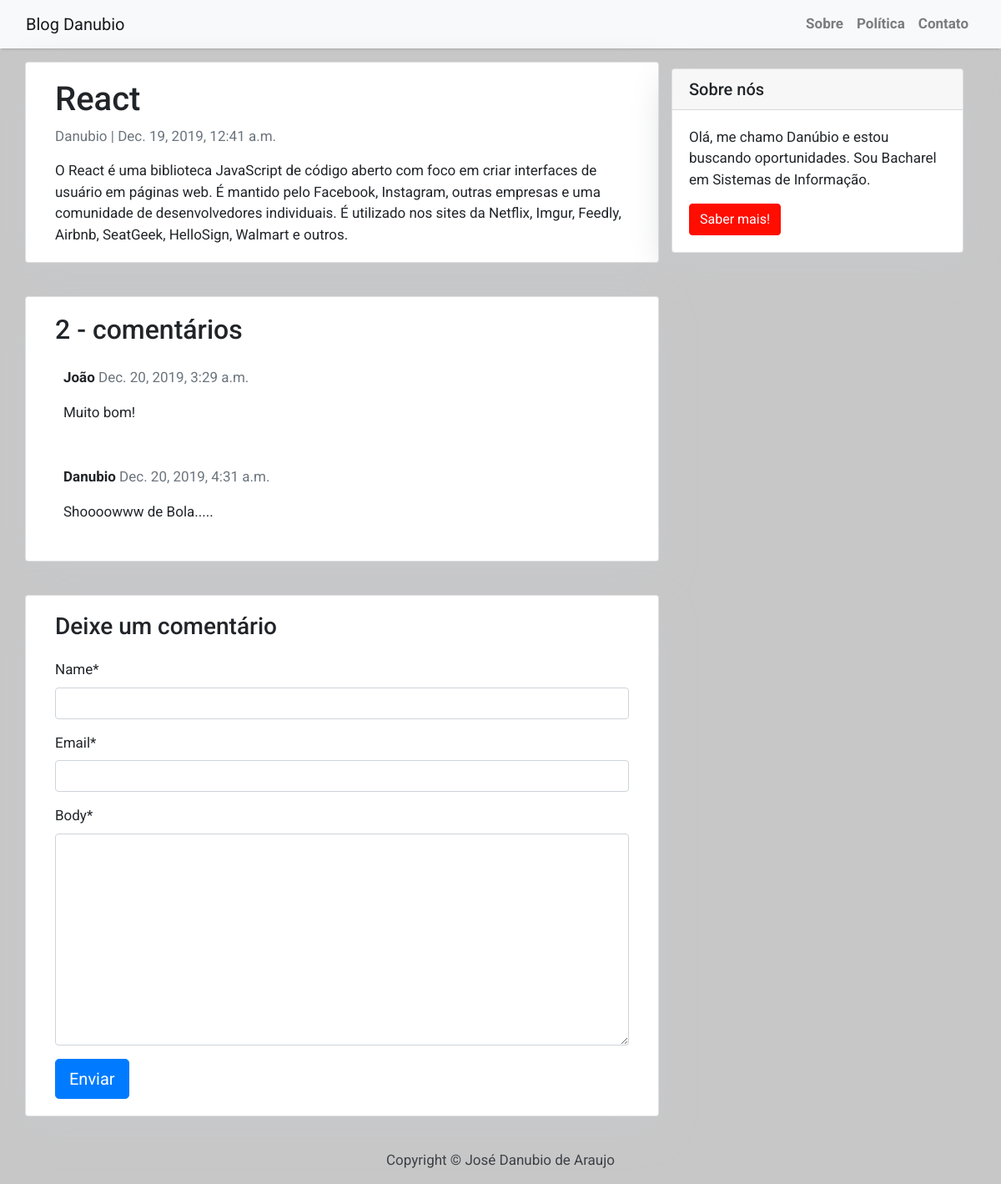
Page /biblioteca_JavaScript/ on the committed database.
### blog/models.py (models this page shows, shortened)
class Post(models.Model):
    title = models.CharField(max_length=200, unique=True)
    slug = models.SlugField(max_length=200, unique=True)
    author = models.ForeignKey(
        User, on_delete=models.CASCADE, related_name='blog_posts')
    updated_on = models.DateTimeField(auto_now=True)
    content = models.TextField()
    created_on = models.DateTimeField(auto_now_add=True)
    status = models.IntegerField(choices=STATUS, default=0)
    class Meta:
        ordering = ['-created_on']

class Comment(models.Model):
    post = models.ForeignKey(
        Post, on_delete=models.CASCADE, related_name='comments')
    name = models.CharField(max_length=80)
    email = models.EmailField()
    body = models.TextField()
    created_on = models.DateTimeField(auto_now_add=True)
    active = models.BooleanField(default=False)
    class Meta:
        ordering = ['created_on']

### blog/views.py (the view)
# urls.py: path('<slug:slug>/', views.post_detail, name='post_detail'),
def post_detail(request, slug):
    template_name = 'post_detail.html'
    post = get_object_or_404(Post, slug=slug)
    comments = post.comments.filter(active=True)
    new_comment = None
    if request.method == 'POST':
        comment_form = CommentForm(data=request.POST)
        if comment_form.is_valid():
            new_comment = comment_form.save(commit=False)
            new_comment.post = post
            new_comment.save()
    else:
        comment_form = CommentForm()
    return render(request, template_name, {'post': post,
                                           'comments': comments,
                                           'new_comment': new_comment,
                                           'comment_form': comment_form})

### blog/forms.py
class CommentForm(forms.ModelForm):
    class Meta:
        model = Comment
        fields = ('name', 'email', 'body')

### blog/templates/post_detail.html (shortened to what this page needs)
{% extends 'base.html' %} {% block content %}
{% load crispy_forms_tags %}
<div class="container">
  <div class="row">
    <div class="col-md-8 card mb-4  mt-3 left  top">
      <div class="card-body">
        <h1>{% block title %} {{ post.title }} {% endblock title %}</h1>
        <p class=" text-muted">{{ post.author }} | {{ post.created_on }}</p>
        <p class="card-text ">{{ post.content | safe }}</p>
      </div>
    </div>
    {% block sidebar %} {% include 'sidebar.html' %} {% endblock sidebar %}
    <div class="col-md-8 card mb-4  mt-3 ">
      <div class="card-body">
        {% with comments.count as total_comments %}
        <h2>{{ total_comments }} -  comentários</h2>
          {% endwith %} {% for comment in comments %}
        <div class="comments" style="padding: 10px;">
          <p class="font-weight-bold">
            {{ comment.name }}
            <span class=" text-muted font-weight-normal">
              {{ comment.created_on }}
            </span>
          </p>
          {{ comment.body | linebreaks }}
        </div>
        {% endfor %}
      </div>
    </div>
    <div class="col-md-8 card mb-4  mt-3 ">
      <div class="card-body">
        {% if new_comment %}
        <div class="alert alert-success" role="alert">
          Seu comentário aguarda aprovação
        </div>
        {% else %}
        <h3>Deixe um comentário</h3>
        <form method="post" style="margin-top: 1.3em;">
          {{ comment_form | crispy }}
          <button type="submit" class="btn btn-primary  btn-lg">Enviar</button>
        </form>
        {% endif %}
      </div>
    </div>
  </div>
</div>
{% endblock content %}

### blog/templates/base.html (shortened to what this page needs)
<!DOCTYPE html>
<html>
<head>
    <link rel="stylesheet" href="https://maxcdn.bootstrapcdn.com/bootstrap/4.0.0/css/bootstrap.min.css"
 />
</head>
<body>
    <nav class="navbar navbar-expand-lg navbar-light bg-light shadow" id="mainNav">
        <div class="container-fluid">
            <a class="navbar-brand" href="{% url 'home' %}">Blog Danubio</a>
            <div class="collapse navbar-collapse" id="navbarResponsive">
                <ul class="navbar-nav ml-auto">
                    <li class="nav-item text-black">
                        <a class="nav-link text-black font-weight-bold" href="#">Sobre</a>
                    </li>
                    <li class="nav-item text-black">
                        <a class="nav-link text-black font-weight-bold" href="#">Política</a>
                    </li>
                    <li class="nav-item text-black">
                        <a class="nav-link text-black font-weight-bold" href="#">Contato</a>
                    </li>
                </ul>
            </div>
        </div>
    </nav>
    {% block content %}{% endblock content %}
    <footer class="py-3 bg-grey">
        <p class="m-0 text-dark text-center ">Copyright &copy; José Danubio de Araujo</p>
    </footer>
</body>
</html>

### blog/templates/sidebar.html (shortened to what this page needs)
{% block sidebar %}
<div class="col-md-4 float-right ">
    <div class="card my-4">
        <h5 class="card-header">Sobre nós</h5>
        <div class="card-body">
            <p class="card-text">
                Olá, me chamo Danúbio e estou buscando oportunidades.
                Sou Bacharel em Sistemas de Informação.
            </p>
            <a href="#" class="btn btn-danger">Saber mais!</a>
        </div>
    </div>
</div>
{% endblock sidebar %}

### blog/templates/base.html (style rules this page uses)
body { font-family: "Roboto", sans-serif; font-size: 17px; background-color: #c8c7c7; }
.shadow { box-shadow: 0 4px 2px -2px rgba(0, 0, 0, 0.1); }
.btn-danger { color: #fff; background-color: #ff0d00; border-color: #ff0d00; }

### blog/templates/sidebar.html (style rules this page uses)
.card { box-shadow: 0 16px 48px rgb(198, 201, 204); }

### rows in the picture
Post: title "React", author "Danubio", created_on "Dec. 19, 2019, 12:41 a.m.", content "O React é uma biblioteca JavaScript de código aberto com foco em criar interfaces de usuário em páginas web. É mantido pelo Facebook, Instagram, outras empresas e uma comunidade de desenvolvedores individuais. É utilizado nos sites da Netflix, Imgur, Feedly, Airbnb, SeatGeek, HelloSign, Walmart e outros."
Comment: name "João", created_on "Dec. 20, 2019, 3:29 a.m.", body "Muito bom!"
Comment: name "Danubio", created_on "Dec. 20, 2019, 4:31 a.m.", body "Shoooowww de Bola....."

### other values in the picture
{{ total_comments }} "2"
